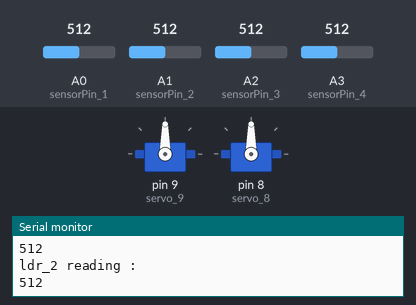
Bench run of a sketch on a simulated Arduino Uno, built with avr-gcc and run on an emulated ATmega328P. Shown: 2 × servo, the last lines printed to the serial monitor. The inputs (shaded band) are chosen by the test bench; at power-on: A0 (sensorPin_1) = 512, A1 (sensorPin_2) = 512, A2 (sensorPin_3) = 512, A3 (sensorPin_4) = 512.

Above: at 4.2 s.
4.3 s: A0 (sensorPin_1) set to 716
At 8.2 s:
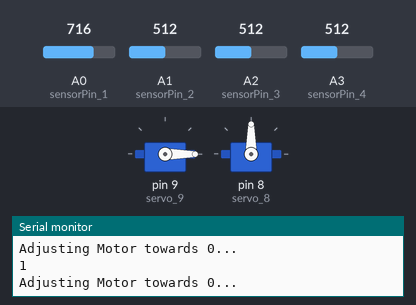
8.3 s: A1 (sensorPin_2) set to 708
12.3 s: A1 (sensorPin_2) set to 726
At 26.0 s:
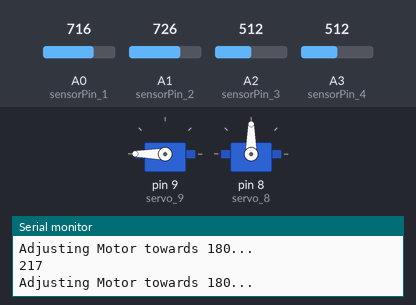
Timing chart, 0 to 47.7 s (numbered marks = the images above; inputs shaded):
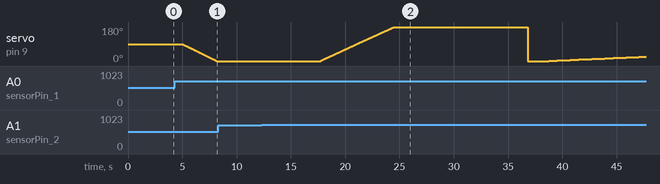

The sketch:

dual_axis_sun_tracking_for_solar_panel1.ino
```cpp
#include <Servo.h>
///ground motor
int pos = 90;Servo servo_9;
///solar motor
int pos2 = 90;Servo servo_8;
///sensors for ground motor
int sensorValue_1 = 0; int sensorValue_2 = 0;
int sensorPin_1 = A0; int sensorPin_2 = A1;
///sensors for solar motor
int sensorValue_3 = 0; int sensorValue_4 = 0;
int sensorPin_3 = A2; int sensorPin_4 = A3;
void setup()
{
  servo_9.attach(9);
  servo_8.attach(8);
  Serial.begin(9600); Serial.println("STARTING!......");
  Serial.println("ldr_1 reading : "); Serial.println(sensorValue_1);
  Serial.println("ldr_2 reading : "); Serial.println(sensorValue_2);
  Serial.println("ldr_3 reading : "); Serial.println(sensorValue_3);
  Serial.println("ldr_4 reading : "); Serial.println(sensorValue_4);
  Serial.println("Both Motors at ");
  servo_9.write(pos);
  servo_8.write(pos);
  Serial.println(pos);
  delay(3000);
}
void loop()
{
  //////get l1 & l2
  sensorValue_1=analogRead(sensorPin_1);
  sensorValue_2=analogRead(sensorPin_2);
  ///get l3 & l4
  sensorValue_3=analogRead(sensorPin_3);
  sensorValue_4=analogRead(sensorPin_4);
  //ground servo motor
  while(sensorValue_1<sensorValue_2)
  {
    Serial.println("Adjusting Motor towards 180...");
    servo_9.write(pos=pos+1);
    Serial.println(pos);
    sensorValue_1=analogRead(sensorPin_1);
    sensorValue_2=analogRead(sensorPin_2);
  }
  while(sensorValue_1>sensorValue_2)
  {
    Serial.println("Adjusting Motor towards 0...");
    servo_9.write(pos=pos-1);
    Serial.println(pos);
    sensorValue_1=analogRead(sensorPin_1);
    sensorValue_2=analogRead(sensorPin_2);
  }
  //solar servo motor
  while(sensorValue_3<sensorValue_4)
  {
    Serial.println("Adjusting Motor towards 180...");
    servo_8.write(pos=pos+1);
    Serial.println(pos);
    sensorValue_3=analogRead(sensorPin_3);
    sensorValue_4=analogRead(sensorPin_4);
  }
  while(sensorValue_3>sensorValue_4)
  {
    Serial.println("Adjusting Motor towards 0...");
    servo_8.write(pos=pos-1);
    Serial.println(pos);
    sensorValue_3=analogRead(sensorPin_3);
    sensorValue_4=analogRead(sensorPin_4);
  }

  Serial.println("ldr_2 reading : "); Serial.println(sensorValue_1);
  Serial.println("ldr_2 reading : "); Serial.println(sensorValue_2);
  delay(1000);
}
```

Measured:
- the behaviour switches between 716 and 717 on A1 (sensorPin_2) (found by bisection; images 1 and 2)
- after the input at 4.3 s, servo on pin 9 (servo_9): moves from 90° to 0° over 3.1 s, starting after 0.76 s
